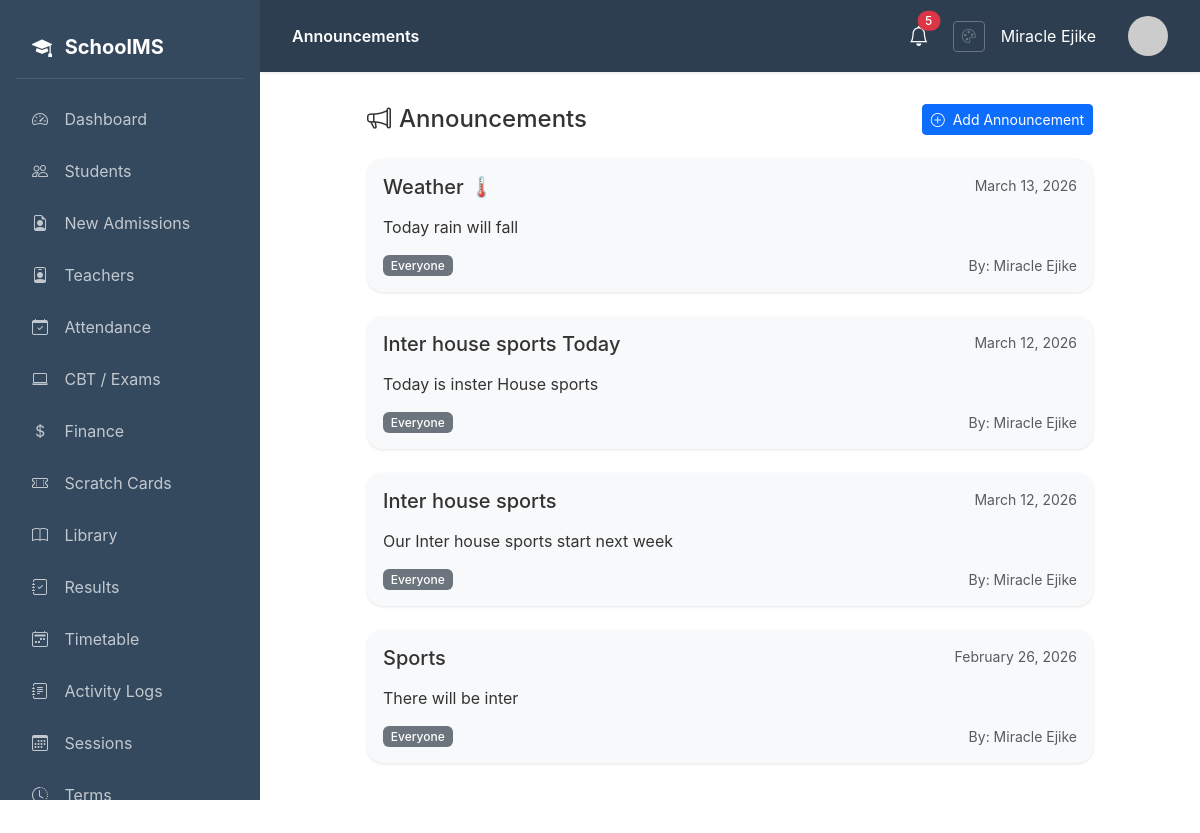
The app's page /notifications/announcements/ (signed in) with its own data.
### notifications/models.py (models this page shows, shortened)
class Announcement(models.Model):
    AUDIENCE_CHOICES = [
        ('all', 'Everyone'),
        ('students', 'Students Only'),
        ('teachers', 'Teachers Only'),
        ('parents', 'Parents Only'),
        ('staff', 'Staff Only'),
    ]
    title = models.CharField(max_length=200)
    content = models.TextField()
    audience = models.CharField(max_length=20, choices=AUDIENCE_CHOICES, default='all')
    is_active = models.BooleanField(default=True)
    send_email = models.BooleanField(default=False)
    send_sms = models.BooleanField(default=False)
    created_by = models.ForeignKey(User, on_delete=models.SET_NULL, null=True)
    created_at = models.DateTimeField(auto_now_add=True)
    expires_at = models.DateTimeField(null=True, blank=True)
    class Meta:
        ordering = ['-created_at']

### notifications/views.py (the view)
# urls.py: path('announcements/', views.announcement_list, name='announcements'),
@login_required
def announcement_list(request):
    now = timezone.now()
    if hasattr(request.user, 'profile'):
        role = request.user.profile.role
    else:
        role = 'student'
    role_map = {
        'student': 'students',
        'teacher': 'teachers',
        'parent': 'parents',
        'admin': 'all',
        'accountant': 'staff',
        'librarian': 'staff',
    }
    audience = role_map.get(role, 'students')
    selected_audience = request.GET.get('audience')
    all_qs = Announcement.objects.filter(is_active=True)
    if role == 'admin' and selected_audience:
        announcements = all_qs.filter(audience=selected_audience)
    elif role == 'admin':
        announcements = all_qs
    else:
        announcements = all_qs.filter(
            models.Q(audience='all') | models.Q(audience=audience)
        ).filter(
            models.Q(expires_at__isnull=True) | models.Q(expires_at__gt=now)
        )
    total_count = all_qs.count()
    active_count = all_qs.filter(
        models.Q(expires_at__isnull=True) | models.Q(expires_at__gt=now)
    ).count()
    today_count = all_qs.filter(created_at__date=now.date()).count()
    expired_count = all_qs.filter(expires_at__lt=now).count()
    context = {
        'announcements': announcements,
        'selected_audience': selected_audience,
        'total_count': total_count,
        'active_count': active_count,
        'today_count': today_count,
        'expired_count': expired_count,
    }
    return render(request, 'notifications/announcement_list.html', context)

### core/context_processors.py (called while the page is built)
def vapid_public_key(request):
    return {
        'vapid_public_key': getattr(settings, 'VAPID_PUBLIC_KEY', ''),
    }

### templates/notifications/announcement_list.html (shortened to what this page needs)
{% extends 'base.html' %}
{% block page_title %}Announcements{% endblock %}
{% block content %}
<div class="row">
    <div class="col-lg-10 mx-auto">
        <div class="d-flex justify-content-between align-items-center mb-4">
            <h4 class="mb-0"><i class="bi bi-megaphone me-2"></i>Announcements</h4>
            {% if user.profile.role == 'admin' %}
            <a href="/admin/notifications/announcement/add/" class="btn btn-primary btn-sm">
                <i class="bi bi-plus-circle me-2"></i>Add Announcement
            </a>
            {% endif %}
        </div>
        <div id="announcement-container">
            {% for announcement in announcements %}
            <div class="card mb-4 announcement-card" data-id="{{ announcement.id }}">
            <div class="card-body">
                <div class="d-flex justify-content-between align-items-start mb-3">
                    <h5 class="card-title mb-0">{{ announcement.title }}</h5>
                    <small class="text-muted">{{ announcement.created_at|date:"F d, Y" }}</small>
                </div>
                <p class="card-text">{{ announcement.content|linebreaks }}</p>
                <div class="d-flex justify-content-between align-items-center">
                    <span class="badge bg-secondary">{{ announcement.get_audience_display }}</span>
                    {% if announcement.created_by %}
                    <small class="text-muted">By: {{ announcement.created_by.get_full_name|default:announcement.created_by.username }}</small>
                    {% endif %}
                </div>
            </div>
        </div>
        {% empty %}
        <div class="text-center py-5">
            <i class="bi bi-megaphone text-muted" style="font-size: 5rem;"></i>
            <h4 class="mt-3">No announcements</h4>
            <p class="text-muted">There are no announcements for you at this time.</p>
        </div>
        {% endfor %}
    </div>
</div>
{% endblock %}

### templates/base.html (shortened to what this page needs)
{% load static %}
<!DOCTYPE html>
<html lang="en">
<head>
    <link href="https://cdn.jsdelivr.net/npm/bootstrap@5.3.2/dist/css/bootstrap.min.css" rel="stylesheet">
    <link href="https://cdn.jsdelivr.net/npm/bootstrap-icons@1.11.1/font/bootstrap-icons.css" rel="stylesheet">
    <link rel="stylesheet" href="{% static 'css/theme.css' %}">
</head>
<body>
    <nav class="sidebar">
        <div class="brand">
            <i class="bi bi-mortarboard-fill me-2"></i>
            SchoolMS
        </div>
        <ul class="nav flex-column">
            <li class="nav-item">
                <a class="nav-link {% if request.resolver_match.url_name == 'dashboard' %}active{% endif %}" href="{% url 'core:dashboard' %}">
                    <i class="bi bi-speedometer2"></i> Dashboard
                </a>
            </li>
            {% if user.profile.role == 'admin' or user.profile.role == 'teacher' %}
            <li class="nav-item">
                <a class="nav-link {% if 'students' in request.path %}active{% endif %}" href="{% url 'students:student_list' %}">
                    <i class="bi bi-people"></i> Students
                </a>
            </li>
            {% endif %}
            {% if user.profile.role == 'admin' %}
            <li class="nav-item">
                <a class="nav-link {% if 'admissions' in request.path %}active{% endif %}" href="{% url 'homepage:admission_list' %}">
                    <i class="bi bi-file-earmark-person"></i> New Admissions
                </a>
            </li>
            <li class="nav-item">
                <a class="nav-link {% if 'teachers' in request.path %}active{% endif %}" href="{% url 'teachers:teacher_list' %}">
                    <i class="bi bi-person-badge"></i> Teachers
                </a>
            </li>
            {% endif %}
            {% if user.profile.role == 'admin' or user.profile.role == 'teacher' or user.profile.role == 'student' %}
            <li class="nav-item">
                <a class="nav-link {% if 'attendance' in request.path %}active{% endif %}" href="{% url 'attendance:dashboard' %}">
                    <i class="bi bi-calendar-check"></i> Attendance
                </a>
            </li>
            {% endif %}
            <li class="nav-item">
                <a class="nav-link {% if 'cbt' in request.path %}active{% endif %}" href="{% url 'cbt:dashboard' %}">
                    <i class="bi bi-laptop"></i> CBT / Exams
                </a>
            </li>
            {% if user.profile.role == 'admin' or user.profile.role == 'accountant' or user.profile.role == 'student' %}
            <li class="nav-item">
                <a class="nav-link {% if 'finance' in request.path %}active{% endif %}" href="{% url 'finance:dashboard' %}">
                    <i class="bi bi-currency-dollar"></i> Finance
                </a>
            </li>
            <li class="nav-item">
                <a class="nav-link {% if 'scratchcard' in request.path %}active{% endif %}" href="{% url 'scratchcard:dashboard' %}">
                    <i class="bi bi-ticket-perforated"></i> Scratch Cards
                </a>
            </li>
            {% endif %}
            {% if user.profile.role == 'admin' or user.profile.role == 'librarian' or user.profile.role == 'teacher' or user.profile.role == 'student' %}
            <li class="nav-item">
                <a class="nav-link {% if 'library' in request.path %}active{% endif %}" href="{% url 'library:dashboard' %}">
                    <i class="bi bi-book"></i> Library
                </a>
            </li>
            {% endif %}
            <li class="nav-item">
                <a class="nav-link {% if 'results' in request.path %}active{% endif %}" href="{% url 'students:results_dashboard' %}">
                    <i class="bi bi-journal-check"></i> Results
                </a>
            </li>
            {% if user.profile.role == 'admin' or user.profile.role == 'teacher' %}
            <li class="nav-item">
                <a class="nav-link {% if 'timetable' in request.path %}active{% endif %}" href="{% url 'timetable:list' %}">
                    <i class="bi bi-calendar2-week"></i> Timetable
                </a>
            </li>
            {% endif %}
            {% if user.profile.role == 'admin' %}
            <li class="nav-item">
                <a class="nav-link {% if 'audit-logs' in request.path %}active{% endif %}" href="{% url 'core:audit_logs' %}">
                    <i class="bi bi-journal-text"></i> Activity Logs
                </a>
            </li>
            <li class="nav-item">
                <a class="nav-link {% if 'sessions' in request.path %}active{% endif %}" href="{% url 'core:session_list' %}">
                    <i class="bi bi-calendar3"></i> Sessions
                </a>
            </li>
            <li class="nav-item">
                <a class="nav-link {% if 'terms' in request.path %}active{% endif %}" href="{% url 'core:term_list' %}">
                    <i class="bi bi-clock-history"></i> Terms
                </a>
            </li>
            {% endif %}
        </ul>
    </nav>
    <main class="main-content">
        <div class="top-bar">
            <div>
                <span class="fw-semibold">{% block page_title %}Dashboard{% endblock %}</span>
            </div>
            <div class="d-flex align-items-center gap-3">
                <div class="dropdown me-2">
                    <button class="btn btn-link text-white position-relative p-0 border-0" type="button" id="notificationBell" data-bs-toggle="dropdown" aria-expanded="false">
                        <i class="bi bi-bell fs-5"></i>
                        <span id="notification-badge" class="position-absolute top-0 start-100 translate-middle badge rounded-pill bg-danger d-none">
                        </span>
                    </button>
                </div>
                <a href="{% url 'accounts:theme_settings' %}" class="btn btn-sm btn-outline-secondary" title="Theme Settings">
                    <i class="bi bi-palette"></i>
                </a>
                <span class="me-3">{{ user.get_full_name|default:user.username }}</span>
                <img src="https://ui-avatars.com/api/?name={{ user.username }}&background=4f46e5&color=fff" class="avatar" alt="Avatar">
            </div>
        </div>
        {% block content %}{% endblock %}
    </main>
</body>
</html>

### static/css/theme.css (style rules this page uses)
:root { --primary-color: #0d6efd; --secondary-color: #6c757d; --accent-color: #198754; --navbar-color: #2c3e50; --sidebar-color: #34495e; --background-color: #ffffff; --text-color: #333333; --light-bg: #f8f9fa; --border-color: #dee2e6; }
body { background-color: var(--background-color); color: var(--text-color); transition: background-color 0.3s ease, color 0.3s ease; }
.sidebar { background-color: var(--sidebar-color) !important; transition: background-color 0.3s ease; }
.top-bar { background-color: var(--navbar-color) !important; color: white; transition: background-color 0.3s ease; }
.card { background-color: var(--light-bg); color: var(--text-color); border-color: var(--border-color) !important; transition: background-color 0.3s ease, color 0.3s ease; }
.btn-primary { background-color: var(--primary-color) !important; border-color: var(--primary-color) !important; }
.main-content { background-color: var(--background-color); transition: background-color 0.3s ease; }
.sidebar .nav-link { color: rgba(255, 255, 255, 0.7); }

### templates/base.html (style rules this page uses)
body { font-family: 'Inter', -apple-system, BlinkMacSystemFont, 'Segoe UI', Roboto, sans-serif; background-color: var(--background-color); overflow-x: hidden; }
.reveal-hidden { opacity: 0; transform: translateY(20px); transition: all 0.6s cubic-bezier(0.4, 0, 0.2, 1); }
.reveal-visible { opacity: 1; transform: translateY(0); }
.btn { transition: all 0.2s ease; }
.sidebar { position: fixed; top: 0; left: 0; height: 100vh; width: var(--sidebar-width); background-color: var(--sidebar-color); padding: 1rem; overflow-y: auto; z-index: 1000; }
.sidebar .brand { color: #fff; font-size: 1.25rem; font-weight: 700; padding: 1rem; margin-bottom: 1rem; border-bottom: 1px solid rgba(255,255,255,0.1); }
.sidebar .nav-link { color: rgba(255,255,255,0.7); padding: 0.75rem 1rem; border-radius: 0.5rem; margin-bottom: 0.25rem; transition: all 0.2s; }
.sidebar .nav-link i { width: 24px; margin-right: 0.75rem; }
.main-content { margin-left: var(--sidebar-width); padding: 2rem; min-height: 100vh; background-color: transparent; color: var(--text-color); position: relative; }
.top-bar { background-color: var(--navbar-color); color: white; padding: 1rem 2rem; margin: -2rem -2rem 2rem -2rem; box-shadow: 0 1px 3px rgba(0,0,0,0.1); display: flex; justify-content: space-between; align-items: center; }
.card { border: none; border-radius: 1rem; box-shadow: 0 1px 3px rgba(0,0,0,0.1); }
.btn-primary { background: var(--primary-color); border-color: var(--primary-color); }
.badge { font-weight: 500; }
.avatar { width: 40px; height: 40px; border-radius: 50%; object-fit: cover; }

### records on screen
Announcement: title "Weather 🌡️", created_at "March 13, 2026", content "Today rain will fall", audience "Everyone", created_by.get_full_name "Miracle Ejike"
Announcement: title "Inter house sports Today", created_at "March 12, 2026", content "Today is inster House sports", audience "Everyone", created_by.get_full_name "Miracle Ejike"
Announcement: title "Inter house sports", created_at "March 12, 2026", content "Our Inter house sports start next week", audience "Everyone", created_by.get_full_name "Miracle Ejike"
Announcement: title "Sports", created_at "February 26, 2026", content "There will be inter", audience "Everyone", created_by.get_full_name "Miracle Ejike"

### other values on screen
{{ user.get_full_name|default:user.username }} "Miracle Ejike"
